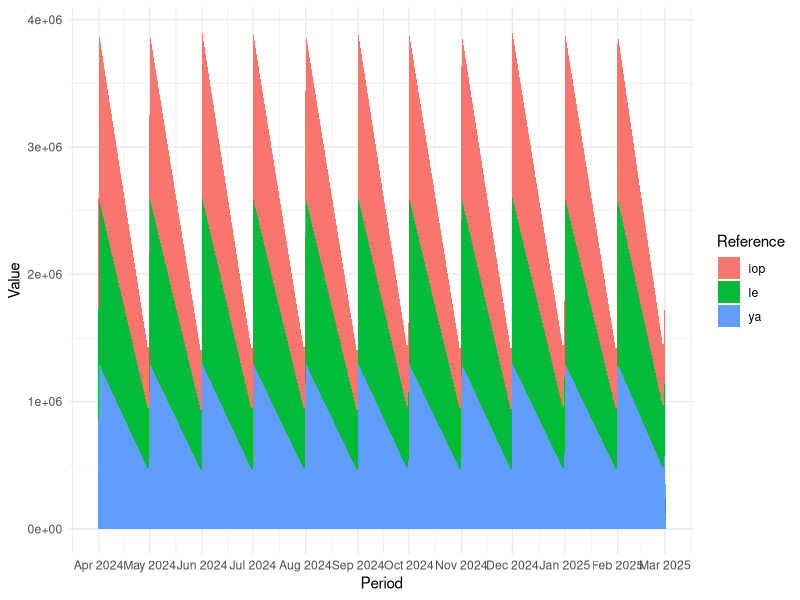

Source code (R):
library(tidyverse)

dummy_op_profibility_data1 <- tibble(
  ref = c("ya", "iop", "le", "ya", "iop", "le"),
  ref_value = c(33, 37, 40, 100, 110, 120) * 1e4,
  value = c(45, 45, 45, 130, 130, 130) * 1e4,
  category = c("mtd", "mtd", "mtd", "ytd", "ytd", "ytd"),
  period = as_date("2024-04-01")
)

# Extract the starting date
start_date <- dummy_op_profibility_data1$period[1]

# Create a tibble with a sequence of dates covering 12 months
dates <- tibble(period = seq(start_date, by = "1 month", length.out = 12))

# Replicate the sample data for each month
monthly_data <- map_dfr(dates$period, ~ mutate(dummy_op_profibility_data1, period = .x))
# View the resulting data
print(monthly_data)

# Plotting the area chart using ggplot2
ggplot(monthly_data, aes(x = period, y = value, fill = ref)) +
  geom_area() +
  labs(x = "Period", y = "Value", fill = "Reference") +
  scale_x_date(date_labels = "%b %Y", date_breaks = "1 month") +
  theme_minimal()
